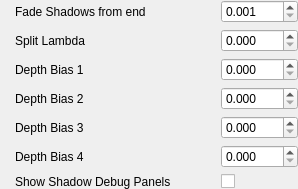
                 <widget class="QWidget" name="shadowsAdvancedOptionsWidget" native="true">
                  <layout class="QVBoxLayout" name="verticalLayout_7">
                   <property name="spacing">
                    <number>0</number>
                   </property>
                   <property name="margin">
                    <number>0</number>
                   </property>
                   <item>
                    <layout class="QFormLayout" name="formLayout_4">
                     <property name="fieldGrowthPolicy">
                      <enum>QFormLayout::AllNonFixedFieldsGrow</enum>
                     </property>
                     <property name="horizontalSpacing">
                      <number>6</number>
                     </property>
                     <property name="verticalSpacing">
                      <number>6</number>
                     </property>
                     <property name="leftMargin">
                      <number>15</number>
                     </property>
                     <property name="topMargin">
                      <number>0</number>
                     </property>
                     <property name="bottomMargin">
                      <number>0</number>
                     </property>
                     <item row="2" column="1">
                      <widget class="QDoubleSpinBox" name="shadowFadeDistSpinBox">
                       <property name="decimals">
                        <number>3</number>
                       </property>
                       <property name="minimum">
                        <double>0.001000000000000</double>
                       </property>
                       <property name="maximum">
                        <double>1000.000000000000000</double>
                       </property>
                       <property name="singleStep">
                        <double>1.000000000000000</double>
                       </property>
                      </widget>
                     </item>
                     <item row="2" column="0">
                      <widget class="QLabel" name="label_27">
                       <property name="minimumSize">
                        <size>
                         <width>150</width>
                         <height>0</height>
                        </size>
                       </property>
                       <property name="text">
                        <string>Fade Shadows from end</string>
                       </property>
                      </widget>
                     </item>
                     <item row="3" column="0">
                      <widget class="QLabel" name="label_26">
                       <property name="minimumSize">
                        <size>
                         <width>150</width>
                         <height>0</height>
                        </size>
                       </property>
                       <property name="text">
                        <string>Split Lambda</string>
                       </property>
                      </widget>
                     </item>
                     <item row="3" column="1">
                      <widget class="QDoubleSpinBox" name="shadowSplitLambdaSpinBox">
                       <property name="decimals">
                        <number>3</number>
                       </property>
                       <property name="maximum">
                        <double>1000.000000000000000</double>
                       </property>
                       <property name="singleStep">
                        <double>0.010000000000000</double>
                       </property>
                      </widget>
                     </item>
                     <item row="4" column="0">
                      <widget class="QLabel" name="label_28">
                       <property name="minimumSize">
                        <size>
                         <width>150</width>
                         <height>0</height>
                        </size>
                       </property>
                       <property name="text">
                        <string>Depth Bias 1</string>
                       </property>
                      </widget>
                     </item>
                     <item row="4" column="1">
                      <widget class="QDoubleSpinBox" name="shadowDepthBias1SpinBox">
                       <property name="decimals">
                        <number>3</number>
                       </property>
                       <property name="maximum">
                        <double>1000.000000000000000</double>
                       </property>
                       <property name="singleStep">
                        <double>0.010000000000000</double>
                       </property>
                      </widget>
                     </item>
                     <item row="5" column="0">
                      <widget class="QLabel" name="label_29">
                       <property name="minimumSize">
                        <size>
                         <width>150</width>
                         <height>0</height>
                        </size>
                       </property>
                       <property name="text">
                        <string>Depth Bias 2</string>
                       </property>
                      </widget>
                     </item>
                     <item row="5" column="1">
                      <widget class="QDoubleSpinBox" name="shadowDepthBias2SpinBox">
                       <property name="decimals">
                        <number>3</number>
                       </property>
                       <property name="maximum">
                        <double>1000.000000000000000</double>
                       </property>
                       <property name="singleStep">
                        <double>0.010000000000000</double>
                       </property>
                      </widget>
                     </item>
                     <item row="6" column="1">
                      <widget class="QDoubleSpinBox" name="shadowDepthBias3SpinBox">
                       <property name="decimals">
                        <number>3</number>
                       </property>
                       <property name="maximum">
                        <double>1000.000000000000000</double>
                       </property>
                       <property name="singleStep">
                        <double>0.010000000000000</double>
                       </property>
                      </widget>
                     </item>
                     <item row="7" column="1">
                      <widget class="QDoubleSpinBox" name="shadowDepthBias4SpinBox">
                       <property name="decimals">
                        <number>3</number>
                       </property>
                       <property name="maximum">
                        <double>1000.000000000000000</double>
                       </property>
                       <property name="singleStep">
                        <double>0.010000000000000</double>
                       </property>
                      </widget>
                     </item>
                     <item row="8" column="1">
                      <widget class="QCheckBox" name="shadowDebugPanelsCheckBox">
                       <property name="text">
                        <string/>
                       </property>
                      </widget>
                     </item>
                     <item row="6" column="0">
                      <widget class="QLabel" name="label_30">
                       <property name="minimumSize">
                        <size>
                         <width>150</width>
                         <height>0</height>
                        </size>
                       </property>
                       <property name="text">
                        <string>Depth Bias 3</string>
                       </property>
                      </widget>
                     </item>
                     <item row="7" column="0">
                      <widget class="QLabel" name="label_31">
                       <property name="minimumSize">
                        <size>
                         <width>150</width>
                         <height>0</height>
                        </size>
                       </property>
                       <property name="text">
                        <string>Depth Bias 4</string>
                       </property>
                      </widget>
                     </item>
                     <item row="8" column="0">
                      <widget class="QLabel" name="label_32">
                       <property name="minimumSize">
                        <size>
                         <width>200</width>
                         <height>0</height>
                        </size>
                       </property>
                       <property name="text">
                        <string>Show Shadow Debug Panels</string>
                       </property>
                      </widget>
                     </item>
                    </layout>
                   </item>
                  </layout>
                 </widget>
